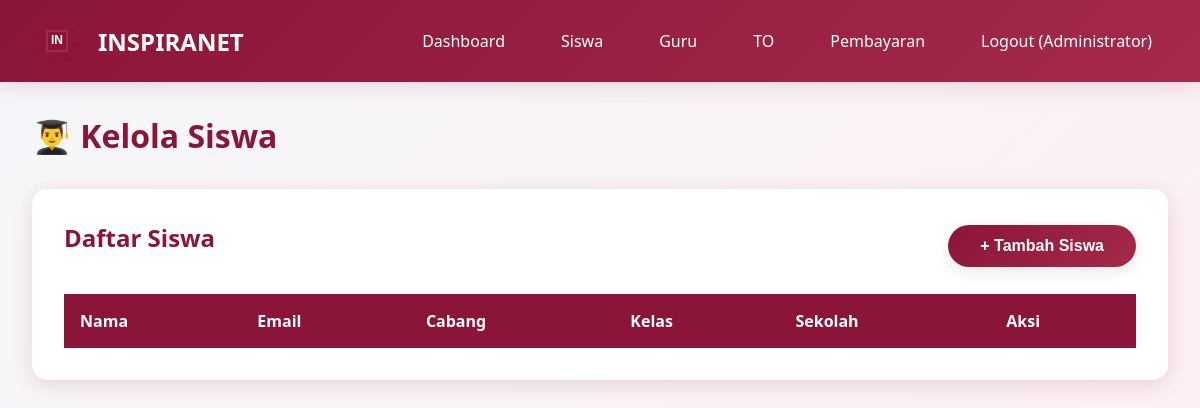
Page /admin/students (signed in) on the earlier database version.
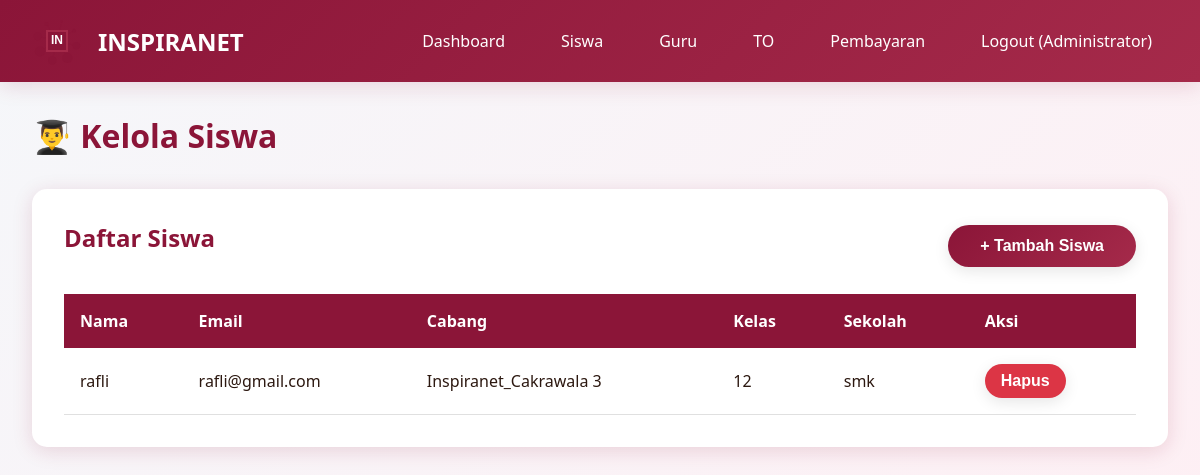
Same page on the later database version.
### models.py (models this page shows, shortened)
class User(UserMixin, db.Model):
    __tablename__ = 'users'
    id = db.Column(db.Integer, primary_key=True)
    email = db.Column(db.String(120), unique=True, nullable=False)
    password_hash = db.Column(db.String(255), nullable=False)
    full_name = db.Column(db.String(100), nullable=False)
    role = db.Column(db.String(20), nullable=False, default='student')
    inspira_branch = db.Column(db.String(50), nullable=True)
    class_level = db.Column(db.String(20), nullable=True)
    school_name = db.Column(db.String(150), nullable=True)
    phone_number = db.Column(db.String(20), nullable=True)
    created_at = db.Column(db.DateTime, default=datetime.utcnow)
    exam_attempts = db.relationship('ExamAttempt', backref='user', lazy=True, cascade='all, delete-orphan')
    payments = db.relationship('Payment', backref='user', lazy=True, cascade='all, delete-orphan')
    leaderboard_entries = db.relationship('Leaderboard', backref='user', lazy=True, cascade='all, delete-orphan')

### app.py (the view)
@app.route('/admin/students')
@login_required
def admin_students():
    if current_user.role != 'admin':
        flash('Akses ditolak!', 'danger')
        return redirect(url_for('index'))
    students = User.query.filter_by(role='student').all()
    return render_template('admin_students.html', students=students, branches=BRANCHES)

### app.py (called while the page is built)
@login_manager.user_loader
def load_user(user_id):
    return User.query.get(int(user_id))

@app.before_request
def ensure_db():
    if not hasattr(app, '_db_initialized'):
        app._db_initialized = True
        init_database()

### templates/admin_students.html (shortened to what this page needs)
{% extends "base.html" %}
{% block content %}
<h1 style="color: var(--primary-color); margin-bottom: 2rem;">👨‍🎓 Kelola Siswa</h1>
<div class="card">
    <div style="display: flex; justify-content: space-between; align-items: center; margin-bottom: 1.5rem;">
        <h2>Daftar Siswa</h2>
        <button onclick="showModal('addStudentModal')" class="btn btn-primary">+ Tambah Siswa</button>
    </div>
    <table class="table">
        <thead>
            <tr>
                <th>Nama</th>
                <th>Email</th>
                <th>Cabang</th>
                <th>Kelas</th>
                <th>Sekolah</th>
                <th>Aksi</th>
            </tr>
        </thead>
        <tbody>
            {% for student in students %}
            <tr>
                <td>{{ student.full_name }}</td>
                <td>{{ student.email }}</td>
                <td>{{ student.inspira_branch }}</td>
                <td>{{ student.class_level }}</td>
                <td>{{ student.school_name }}</td>
                <td>
                    <form method="POST" action="{{ url_for('admin_delete_student', id=student.id) }}" style="display: inline;" data-confirm-delete>
                        <button type="submit" class="btn btn-danger" style="padding: 0.5rem 1rem;">Hapus</button>
                    </form>
                </td>
            </tr>
            {% endfor %}
        </tbody>
    </table>
</div>
{% endblock %}

### templates/base.html (shortened to what this page needs)
<!DOCTYPE html>
<html lang="id">
<head>
    <link rel="stylesheet" href="{{ url_for('static', filename='css/style.css') }}">
</head>
<body>
    <nav class="navbar">
        <div class="container">
            <a href="{{ url_for('index') }}" class="navbar-brand">
                <div id="logo-animation" class="logo-container"></div>
                <span>INSPIRANET</span>
            </a>
            <ul class="navbar-nav">
                {% if current_user.is_authenticated %}
                    {% if current_user.role == 'admin' %}
                        <li><a href="{{ url_for('admin_dashboard') }}">Dashboard</a></li>
                        <li><a href="{{ url_for('admin_students') }}">Siswa</a></li>
                        <li><a href="{{ url_for('admin_teachers') }}">Guru</a></li>
                        <li><a href="{{ url_for('admin_exams') }}">TO</a></li>
                        <li><a href="{{ url_for('admin_payments') }}">Pembayaran</a></li>
                    {% elif current_user.role == 'teacher' %}
                        <li><a href="{{ url_for('teacher_dashboard') }}">Dashboard</a></li>
                        <li><a href="{{ url_for('teacher_exams') }}">TO Saya</a></li>
                        <li><a href="{{ url_for('teacher_students') }}">Hasil Siswa</a></li>
                    {% else %}
                        <li><a href="{{ url_for('student_dashboard') }}">Dashboard</a></li>
                        <li><a href="{{ url_for('student_exams') }}">Daftar TO</a></li>
                    {% endif %}
                    <li><a href="{{ url_for('logout') }}">Logout ({{ current_user.full_name }})</a></li>
                {% else %}
                    <li><a href="{{ url_for('login') }}">Login</a></li>
                    <li><a href="{{ url_for('register') }}">Daftar</a></li>
                {% endif %}
            </ul>
        </div>
    </nav>
    <div class="container">
        {% block content %}{% endblock %}
    </div>
</body>
</html>

### static/css/style.css (style rules this page uses)
:root { --primary-color: #8B1538; --secondary-color: #A52A4A; --dark-color: #4A0E1F; --light-color: #FFE5EC; --text-dark: #2C1810; --text-light: #FFFFFF; --shadow: 0 4px 20px rgba(139, 21, 56, 0.15); }
* { margin: 0; padding: 0; box-sizing: border-box; }
body { font-family: 'Segoe UI', Tahoma, Geneva, Verdana, sans-serif; background: linear-gradient(135deg, #f5f7fa 0%, #ffeef3 100%); color: var(--text-dark); min-height: 100vh; }
.navbar { background: linear-gradient(135deg, var(--primary-color) 0%, var(--secondary-color) 100%); padding: 1rem 0; box-shadow: var(--shadow); position: sticky; top: 0; z-index: 1000; }
.navbar .container { max-width: 1200px; margin: 0 auto; padding: 0 2rem; display: flex; justify-content: space-between; align-items: center; }
.navbar-brand { display: flex; align-items: center; gap: 1rem; color: var(--text-light); text-decoration: none; font-size: 1.5rem; font-weight: bold; }
.logo-container { position: relative; width: 50px; height: 50px; }
.navbar-nav { display: flex; gap: 1.5rem; list-style: none; align-items: center; }
.navbar-nav a { color: var(--text-light); text-decoration: none; padding: 0.5rem 1rem; border-radius: 5px; transition: all 0.3s ease; }
.container { max-width: 1200px; margin: 2rem auto; padding: 0 2rem; }
.btn { display: inline-block; padding: 0.75rem 2rem; border: none; border-radius: 25px; font-size: 1rem; font-weight: 600; text-decoration: none; cursor: pointer; transition: all 0.3s ease; box-shadow: 0 4px 15px rgba(0, 0, 0, 0.1); }
.btn-primary { background: linear-gradient(135deg, var(--primary-color) 0%, var(--secondary-color) 100%); color: var(--text-light); }
.btn-danger { background: #dc3545; color: white; }
.card { background: white; border-radius: 15px; padding: 2rem; box-shadow: var(--shadow); margin-bottom: 2rem; animation: fadeIn 0.6s ease; }
.card h2 { color: var(--primary-color); margin-bottom: 1rem; }
.table { width: 100%; border-collapse: collapse; margin-top: 1rem; }
.table th { background: var(--primary-color); color: white; padding: 1rem; text-align: left; }
.table td { padding: 1rem; border-bottom: 1px solid #e0e0e0; }

Differences in the rows shown:
added User: full_name "rafli", email "rafli@gmail.com", inspira_branch "Inspiranet_Cakrawala 3", class_level "12", school_name "smk"
